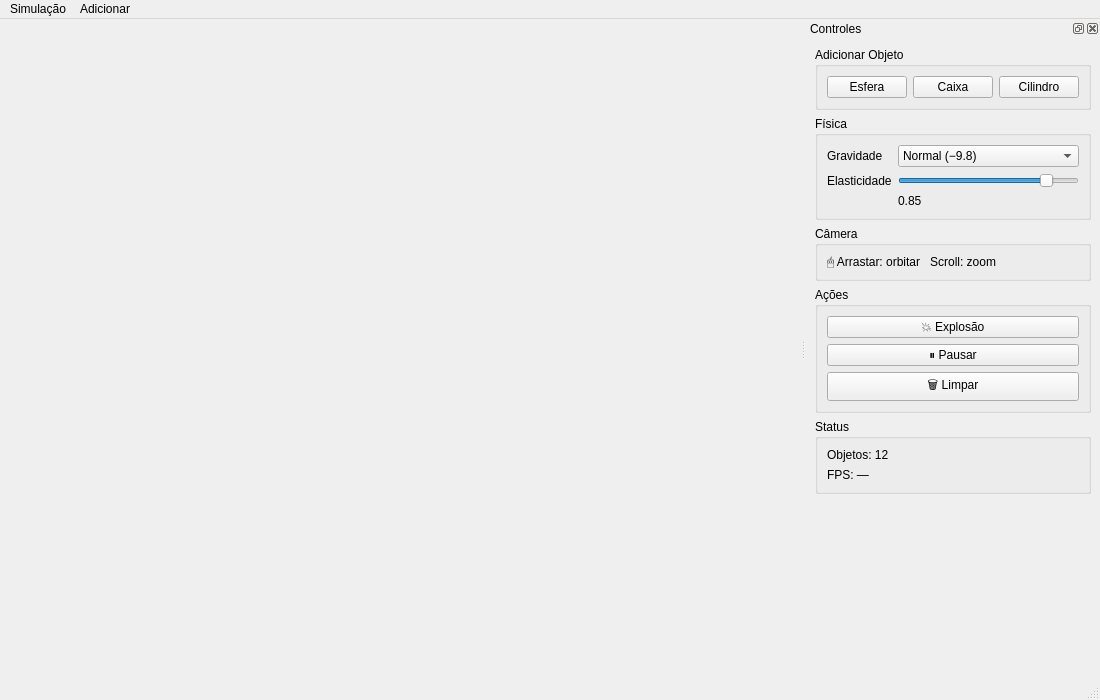
<?xml version="1.0" encoding="UTF-8"?>
<ui version="4.0">
 <class>MainWindow</class>
 <widget class="QMainWindow" name="MainWindow">
  <property name="geometry">
   <rect><x>0</x><y>0</y><width>1100</width><height>700</height></rect>
  </property>
  <property name="windowTitle">
   <string>Qt + SFML + Bullet3 — Simulação 3D</string>
  </property>

  <!-- centralwidget: o SFMLWidget é inserido aqui programaticamente -->
  <widget class="QWidget" name="centralwidget"/>

  <!-- ── Menu bar ──────────────────────────────────────────────────── -->
  <widget class="QMenuBar" name="menubar">
   <property name="geometry">
    <rect><x>0</x><y>0</y><width>1100</width><height>22</height></rect>
   </property>
   <widget class="QMenu" name="menuSimulacao">
    <property name="title"><string>Simulação</string></property>
    <addaction name="actionPausar"/>
    <addaction name="actionReiniciar"/>
    <addaction name="separator"/>
    <addaction name="actionSair"/>
   </widget>
   <widget class="QMenu" name="menuAdicionar">
    <property name="title"><string>Adicionar</string></property>
    <addaction name="actionAddSphere"/>
    <addaction name="actionAddBox"/>
    <addaction name="actionAddCylinder"/>
   </widget>
   <addaction name="menuSimulacao"/>
   <addaction name="menuAdicionar"/>
  </widget>

  <widget class="QStatusBar" name="statusbar"/>

  <!-- ── Dock lateral direito: Controles ───────────────────────────── -->
  <widget class="QDockWidget" name="dockControls">
   <property name="windowTitle"><string>Controles</string></property>
   <attribute name="dockWidgetArea"><number>2</number></attribute>
   <widget class="QWidget" name="dockContents">
    <layout class="QVBoxLayout" name="mainVLayout" stretch="0,0,0,0,0,1">

     <!-- ── Grupo: Adicionar objetos ─────────────────────────────── -->
     <item>
      <widget class="QGroupBox" name="groupAdd">
       <property name="title"><string>Adicionar Objeto</string></property>
       <layout class="QHBoxLayout">
        <item>
         <widget class="QPushButton" name="btnAddSphere">
          <property name="text"><string>Esfera</string></property>
         </widget>
        </item>
        <item>
         <widget class="QPushButton" name="btnAddBox">
          <property name="text"><string>Caixa</string></property>
         </widget>
        </item>
        <item>
         <widget class="QPushButton" name="btnAddCylinder">
          <property name="text"><string>Cilindro</string></property>
         </widget>
        </item>
       </layout>
      </widget>
     </item>

     <!-- ── Grupo: Física ─────────────────────────────────────────── -->
     <item>
      <widget class="QGroupBox" name="groupPhysics">
       <property name="title"><string>Física</string></property>
       <layout class="QFormLayout">

        <item row="0" column="0">
         <widget class="QLabel" name="labelGravity">
          <property name="text"><string>Gravidade</string></property>
         </widget>
        </item>
        <item row="0" column="1">
         <widget class="QComboBox" name="comboGravity">
          <item><property name="text"><string>Normal (−9.8)</string></property></item>
          <item><property name="text"><string>Zero-G (0)</string></property></item>
          <item><property name="text"><string>Fraca (−2)</string></property></item>
          <item><property name="text"><string>Lunar (−1.6)</string></property></item>
          <item><property name="text"><string>Pesada (−20)</string></property></item>
         </widget>
        </item>

        <item row="1" column="0">
         <widget class="QLabel" name="labelRestitution">
          <property name="text"><string>Elasticidade</string></property>
         </widget>
        </item>
        <item row="1" column="1">
         <widget class="QSlider" name="sliderRestitution">
          <property name="minimum"><number>0</number></property>
          <property name="maximum"><number>100</number></property>
          <property name="value"><number>85</number></property>
          <property name="orientation"><enum>Qt::Horizontal</enum></property>
         </widget>
        </item>

        <item row="2" column="1">
         <widget class="QLabel" name="labelRestitutionVal">
          <property name="text"><string>0.85</string></property>
         </widget>
        </item>

       </layout>
      </widget>
     </item>

     <!-- ── Grupo: Câmera ─────────────────────────────────────────── -->
     <item>
      <widget class="QGroupBox" name="groupCamera">
       <property name="title"><string>Câmera</string></property>
       <layout class="QVBoxLayout">
        <item>
         <widget class="QLabel">
          <property name="text"><string>🖱 Arrastar: orbitar   Scroll: zoom</string></property>
         </widget>
        </item>
       </layout>
      </widget>
     </item>

     <!-- ── Grupo: Ações ──────────────────────────────────────────── -->
     <item>
      <widget class="QGroupBox" name="groupActions">
       <property name="title"><string>Ações</string></property>
       <layout class="QVBoxLayout">
        <item>
         <widget class="QPushButton" name="btnExplode">
          <property name="text"><string>💥 Explosão</string></property>
         </widget>
        </item>
        <item>
         <widget class="QPushButton" name="btnPause">
          <property name="text"><string>⏸ Pausar</string></property>
          <property name="checkable"><bool>true</bool></property>
         </widget>
        </item>
        <item>
         <widget class="QPushButton" name="btnClear">
          <property name="text"><string>🗑 Limpar</string></property>
         </widget>
        </item>
       </layout>
      </widget>
     </item>

     <!-- ── Status ────────────────────────────────────────────────── -->
     <item>
      <widget class="QGroupBox" name="groupStatus">
       <property name="title"><string>Status</string></property>
       <layout class="QVBoxLayout">
        <item>
         <widget class="QLabel" name="labelObjCount">
          <property name="text"><string>Objetos: 12</string></property>
         </widget>
        </item>
        <item>
         <widget class="QLabel" name="labelFPS">
          <property name="text"><string>FPS: —</string></property>
         </widget>
        </item>
       </layout>
      </widget>
     </item>

     <!-- spacer para empurrar tudo para cima -->
     <item>
      <spacer>
       <property name="orientation"><enum>Qt::Vertical</enum></property>
       <property name="sizeHint" stdset="0">
        <size><width>20</width><height>40</height></size>
       </property>
      </spacer>
     </item>

    </layout>
   </widget>
  </widget>

  <!-- ── Ações do menu ─────────────────────────────────────────────── -->
  <action name="actionPausar">
   <property name="text"><string>Pausar</string></property>
   <property name="checkable"><bool>true</bool></property>
   <property name="shortcut"><string>Space</string></property>
  </action>
  <action name="actionReiniciar">
   <property name="text"><string>Reiniciar</string></property>
  </action>
  <action name="actionSair">
   <property name="text"><string>Sair</string></property>
   <property name="shortcut"><string>Ctrl+Q</string></property>
  </action>
  <action name="actionAddSphere">
   <property name="text"><string>Esfera</string></property>
   <property name="shortcut"><string>1</string></property>
  </action>
  <action name="actionAddBox">
   <property name="text"><string>Caixa</string></property>
   <property name="shortcut"><string>2</string></property>
  </action>
  <action name="actionAddCylinder">
   <property name="text"><string>Cilindro</string></property>
   <property name="shortcut"><string>3</string></property>
  </action>

 </widget>
 <resources/>
 <connections/>
</ui>
